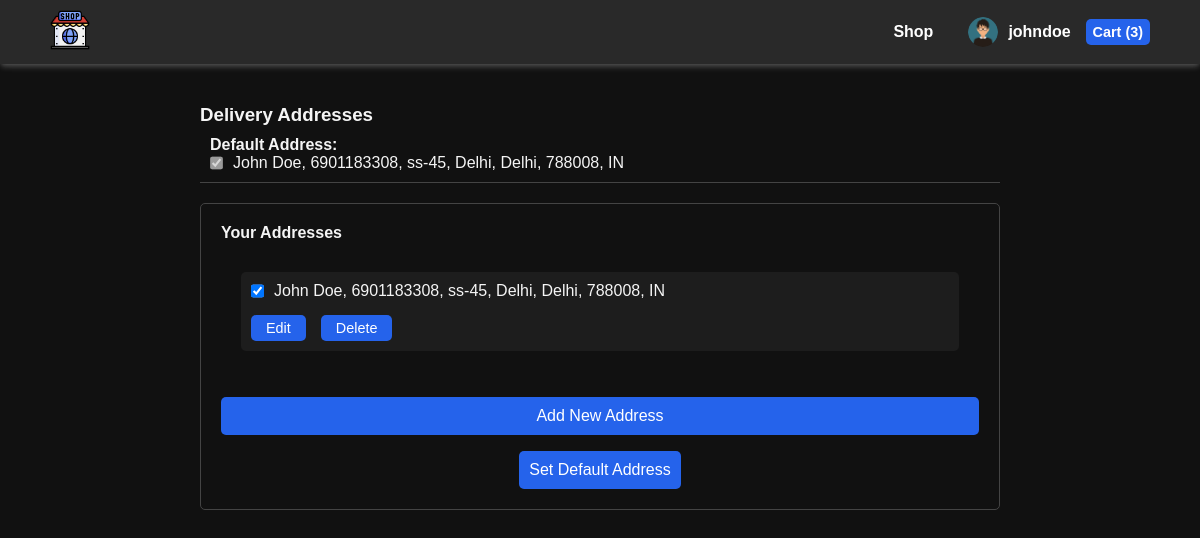
The page /addresses/ (signed in) on the database its author committed.
### customer/models.py (models this page shows, shortened)
class CustomUser(AbstractUser):
    email = models.EmailField(unique=True)
    phone_number = models.CharField(max_length=15, blank=True)
    date_of_birth = models.DateField(blank=True, null=True)
    full_name = models.CharField(max_length=150, null=True, blank=True)
    is_maintainer = models.BooleanField(default=False)
    objects = CustomUserManager()
    USERNAME_FIELD = 'email'
    REQUIRED_FIELDS =['username']
    groups = models.ManyToManyField(
        Group,
        verbose_name=_('groups'),
        blank=True,
        related_name= 'custom_user_group'
    )
    user_permissions = models.ManyToManyField(
        Permission,
        verbose_name=_('user permissions'),
        blank=True,
        related_name= 'custom_user_permission',
    )

class DeliveryAddress(models.Model):
    user = models.ForeignKey(get_user_model(), on_delete=models.CASCADE)
    name = models.CharField(max_length=100)
    phone_number = models.CharField(max_length=15)
    house_number = models.CharField(max_length=50)
    street = models.CharField(max_length=100)
    city = models.CharField(max_length=100)
    state = models.CharField(max_length=100)
    country =  CountryField()
    postcode = models.CharField(max_length=20)
    is_default = models.BooleanField(default=False)

### customer/views.py (the view)
# urls.py: path('addresses/', ListAddressView.as_view(), name='addresses'),
class ListAddressView(View):
    def get(self, request):
        user = request.user
        cart = Cart.objects.get(user=self.request.user)
        item_count = cart.cartitem_set.count()
        form = DeliveryAddressForm()
        addresses = DeliveryAddress.objects.filter(user=self.request.user)
        default_address = DeliveryAddress.objects.get(user=self.request.user, is_default=True)
        edit_form = DeliveryAddressForm(prefix='edit')
        del edit_form.fields['is_default']
        context = {
            'addresses': addresses,
            'default_address': default_address,
            'form': form,
            'edit_form': edit_form,
            'item_count': item_count
        }
        return render(request, 'customer/addresses.html', context)

### customer/forms.py (shortened to what this page needs)
class DeliveryAddressForm(forms.ModelForm):
    class Meta:
        model = DeliveryAddress
        fields = ['name', 'phone_number', 'house_number', 'street', 'city', 'state', 'country', 'postcode', 'is_default']
        widgets = {
            'country': CountrySelectWidget(attrs={'class': 'form-control'}),
            'state': forms.TextInput(attrs={'class': 'form-control'})
        }

### customer/templates/customer/addresses.html (shortened to what this page needs)
{% extends 'customer/base.html' %}
{% load static %}
{% block css %}
<link rel="stylesheet" href="{% static 'customer/css/addresses.css' %}">
{% endblock %}
{% block content %}
<div class="main">
    <div class="address_selection">
        <h3 id="address_heading">Delivery Addresses</h3>
        <div id="selected_address" class="selected_address">
            <h4>Default Address: </h4>
            <div id="selected_address_paragraph">
                {% if default_address %}
                    <input type="checkbox" checked disabled>
                    <p>
                        <span>{{ default_address.name }}</span>, {{ default_address.phone_number }},
                        {{ default_address.street }}, {{ default_address.city }},
                        {{ default_address.state }}, {{ default_address.postcode }},
                        {{ default_address.country }}
                    </p>
                {% else %}
                    No Default Shipping Address Found. Please Add One Below:
                {% endif %}
            </div>
        </div>
        <div id="address_section" class="address_section">
            <h4>Your Addresses</h4>
            <div id="address_list" class="address_list">
                {% if addresses %}
                    {% for address in addresses %}
                        <div class="address" data-id="{{ address.id }}"
                            data-name="{{ address.name }}" data-phone="{{ address.phone_number }}"
                            data-street="{{ address.street }}" data-city="{{ address.city }}"
                            data-state="{{ address.state }}" data-postcode="{{ address.postcode }}"
                            data-country="{{ address.country }}" data-isdefault="{{ address.is_default|stringformat:'s' }}">
                            <div class="address_details">
                                <input type="checkbox" name="address_checkbox" value="{{ address.id }}" {% if address.is_default %}checked{% endif %}>
                                <p>
                                    <span>{{ address.name }}</span>, {{ address.phone_number }},
                                    {{ address.street }}, {{ address.city }},
                                    {{ address.state }}, {{ address.postcode }},
                                    {{ address.country }}
                                </p>
                            </div>
                            <div class="address_crud_btns">
                                <button class="edit_address_button">Edit</button>
                                <button class="delete_address_button">Delete</button>
                            </div>
                        </div>
                    {% endfor %}
                {% else %}
                    <p id="no_address_message">No Available Address</p>
                {% endif %}
            </div>
            <button id="addAddressBtn" class="addAddressBtn">Add New Address</button>
            <div class="use_this_add_btn">
                <button id="use_this_address">Set Default Address</button>
            </div>
        </div>
    </div>
</div>
{% endblock %}

### customer/templates/customer/base.html (shortened to what this page needs)
{% load static %}
<!DOCTYPE html>
<html lang="en">
<head>
<link rel="stylesheet" href="{% static 'customer/css/base.css' %}">
{% block css %}
{% endblock %}
</head>
<body>
    <nav>
        <div class="nav_item">
            <div class="logo">
                <a href="{% url 'home' %}">
                    <img src="{% static 'customer/images/online-shop.png' %}" alt="">
                </a>
            </div>
            <div class="nav_links">
                <a href="{% url 'shop' %}" class="shop_link">Shop</a>
                {% if user.is_authenticated %}
                <div class="user_account" onclick="toggleDropdown()">
                    <img src="{% static 'customer/images/user.png' %}" alt="" class="user_image">
                    <span class="username">{{ user.username }}</span>
                </div>
                {% else %}
                <a href="{% url 'login' %}" class="auth_link">Login</a> /
                <a href="{% url 'signup' %}" class="auth_link">Sign Up</a>
                {% endif %}
                <a href="{% url 'cart' %}">
                    <button class="cart_btn" id="cart_btn">
                        Cart ({{ item_count }})
                    </button>
                </a>
            </div>
        </div>
    </nav>
{% block content %}
{% endblock %}
</body>
</html>

### customer/static/customer/css/base.css (style rules this page uses)
nav { background-color: #111111; width: 100%; padding-top: 10px; padding-bottom: 10px; height: auto; display: flex; flex-flow: row; align-items: center; box-shadow: 0 4px 6px -1px rgba(255, 255, 255, 0.2), 0 2px 4px -1px rgba(255, 255, 255, 0.1); }
.nav_item { width: 100%; margin-left: 50px; margin-right: 50px; display: flex; flex-flow: row; justify-content: space-between; align-items: center; }
.logo img { width: 40px; height: 40px; }
.nav_links { display: flex; gap: 15px; align-items: center; }
.shop_link { color: white; font-size: 1rem; font-weight: bold; margin-right: 20px; text-decoration: none; }
.user_account { display: flex; align-items: center; position: relative; cursor: pointer; }
.user_image { width: 30px; height: 30px; border-radius: 50%; margin-right: 10px; }
.username { font-size: 1rem; color: white; font-weight: bold; white-space: nowrap; overflow: hidden; text-overflow: ellipsis; max-width: 150px; }
.cart_btn { padding: 5px 10px; font-size: 0.9rem; font-weight: bold; border: none; border-radius: 5px; background-color: #2563eb; color: white; cursor: pointer; transition: background-color 0.3s ease-in-out; }
body { background-color: #111111; color: white; }

### customer/static/customer/css/addresses.css (style rules this page uses)
* { margin: 0; padding: 0; }
body { display: flex; justify-content: center; align-items: center; flex-flow: column; background-color: #111111; color: #f5f5f5; font-family: Arial, sans-serif; }
nav { background-color: rgb(41, 41, 41); width: 100%; padding-top: 10px; padding-bottom: 10px; height: auto; display: flex; flex-flow: row; align-items: center; }
.nav_item { width: 100%; margin-left: 50px; margin-right: 50px; display: flex; flex-flow: row; justify-content: space-between; align-items: center; }
.logo img { width: 40px; height: 40px; }
.cart_btn { padding: 5px; padding-left: 7px; padding-right: 7px; }
.main { width: 800px; display: flex; margin-top: 40px; flex-flow: column; justify-content: center; }
.selected_address { display: flex; border-bottom: 1px solid #444; flex-flow: column; padding: 10px; margin-bottom: 20px; }
.selected_address div { display: flex; flex-flow: row; gap: 10px; }
.address_section { display: flex; flex-flow: column; border: 1px solid #444; border-radius: 5px; padding: 20px; margin-top: 20px; }
.address_list { height: auto; padding: 20px; }
.address { margin-top: 10px; margin-bottom: 10px; display: flex; flex-flow: column; gap: 15px; padding: 10px; background-color: rgba(255, 255, 255, 0.05); border-radius: 5px; transition: background-color 0.3s ease-in-out; }
.address_details { display: flex; flex-flow: row; gap: 10px; }
.address_crud_btns { display: flex; flex-flow: row; gap: 15px; }
.address_crud_btns button { padding: 5px 15px; font-size: 0.9rem; background-color: #2563eb; color: white; border: none; border-radius: 5px; cursor: pointer; transition: background-color 0.3s ease; }
.use_this_add_btn { display: flex; justify-content: center; }
.addAddressBtn, .use_this_add_btn button { padding: 10px; font-size: 1rem; background-color: #2563eb; color: white; border: none; border-radius: 5px; cursor: pointer; transition: background-color 0.3s ease; margin-top: 1rem; }

### rows shown on the page
CustomUser: username "johndoe"
DeliveryAddress: name "John Doe", phone_number "6901183308", street "ss-45", city "Delhi", state "Delhi", postcode "788008", country "IN", is_default "☑"

### other values the page prints
{{ item_count }} "3"
